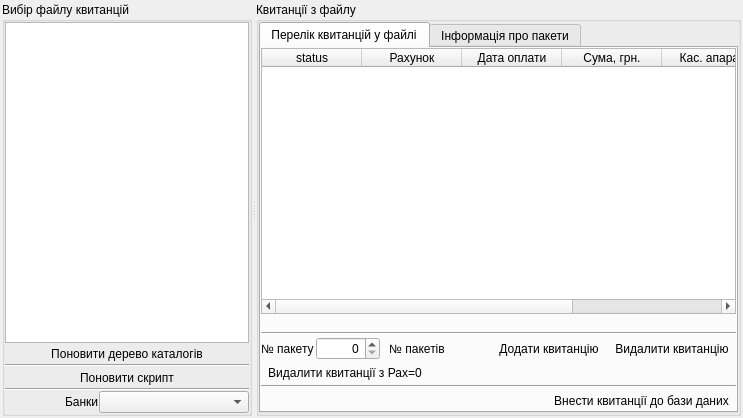
<?xml version="1.0" encoding="UTF-8"?>
<ui version="4.0">
 <class>tke_Form_uni_insert_kvytancii</class>
 <widget class="QWidget" name="tke_Form_uni_insert_kvytancii">
  <property name="geometry">
   <rect>
    <x>0</x>
    <y>0</y>
    <width>743</width>
    <height>418</height>
   </rect>
  </property>
  <property name="windowTitle">
   <string>Втягування квитанцій (універсальна форма)</string>
  </property>
  <property name="windowIcon">
   <iconset resource="tke/tke_rc">
    <normaloff>:/pictures/pictures/cube.png</normaloff>:/pictures/pictures/cube.png</iconset>
  </property>
  <layout class="QVBoxLayout">
   <property name="spacing">
    <number>2</number>
   </property>
   <property name="margin">
    <number>2</number>
   </property>
   <item>
    <widget class="QSplitter" name="splitter">
     <property name="orientation">
      <enum>Qt::Horizontal</enum>
     </property>
     <widget class="QGroupBox" name="groupBox_chooseFile">
      <property name="sizePolicy">
       <sizepolicy hsizetype="Preferred" vsizetype="Preferred">
        <horstretch>3</horstretch>
        <verstretch>0</verstretch>
       </sizepolicy>
      </property>
      <property name="minimumSize">
       <size>
        <width>250</width>
        <height>0</height>
       </size>
      </property>
      <property name="title">
       <string>Вибір файлу квитанцій</string>
      </property>
      <layout class="QVBoxLayout">
       <property name="spacing">
        <number>0</number>
       </property>
       <property name="margin">
        <number>0</number>
       </property>
       <item>
        <widget class="QTreeView" name="treeView_fileMeneger"/>
       </item>
       <item>
        <widget class="QToolButton" name="toolButton_reloadDirTree">
         <property name="sizePolicy">
          <sizepolicy hsizetype="Expanding" vsizetype="Fixed">
           <horstretch>0</horstretch>
           <verstretch>0</verstretch>
          </sizepolicy>
         </property>
         <property name="text">
          <string>Поновити дерево каталогів</string>
         </property>
         <property name="icon">
          <iconset resource="tke/tke_rc">
           <normaloff>:/pictures/pictures/redeal.png</normaloff>:/pictures/pictures/redeal.png</iconset>
         </property>
         <property name="iconSize">
          <size>
           <width>12</width>
           <height>12</height>
          </size>
         </property>
         <property name="toolButtonStyle">
          <enum>Qt::ToolButtonTextBesideIcon</enum>
         </property>
         <property name="autoRaise">
          <bool>true</bool>
         </property>
        </widget>
       </item>
       <item>
        <widget class="Line" name="line_3">
         <property name="orientation">
          <enum>Qt::Horizontal</enum>
         </property>
        </widget>
       </item>
       <item>
        <widget class="QToolButton" name="toolButton_reloadScript">
         <property name="sizePolicy">
          <sizepolicy hsizetype="Expanding" vsizetype="Fixed">
           <horstretch>0</horstretch>
           <verstretch>0</verstretch>
          </sizepolicy>
         </property>
         <property name="text">
          <string>Поновити скрипт</string>
         </property>
         <property name="icon">
          <iconset resource="tke/tke_rc">
           <normaloff>:/pictures/pictures/redeal.png</normaloff>:/pictures/pictures/redeal.png</iconset>
         </property>
         <property name="iconSize">
          <size>
           <width>12</width>
           <height>12</height>
          </size>
         </property>
         <property name="toolButtonStyle">
          <enum>Qt::ToolButtonTextBesideIcon</enum>
         </property>
         <property name="autoRaise">
          <bool>true</bool>
         </property>
        </widget>
       </item>
       <item>
        <widget class="Line" name="line_4">
         <property name="orientation">
          <enum>Qt::Horizontal</enum>
         </property>
        </widget>
       </item>
       <item>
        <layout class="QHBoxLayout">
         <item>
          <spacer>
           <property name="orientation">
            <enum>Qt::Horizontal</enum>
           </property>
           <property name="sizeHint" stdset="0">
            <size>
             <width>40</width>
             <height>20</height>
            </size>
           </property>
          </spacer>
         </item>
         <item>
          <widget class="QLabel" name="label_banky">
           <property name="text">
            <string>Банки</string>
           </property>
          </widget>
         </item>
         <item>
          <widget class="QComboBox" name="comboBox_vybirBanku">
           <property name="minimumSize">
            <size>
             <width>150</width>
             <height>0</height>
            </size>
           </property>
          </widget>
         </item>
        </layout>
       </item>
      </layout>
     </widget>
     <widget class="QGroupBox" name="groupBox_kvyt">
      <property name="sizePolicy">
       <sizepolicy hsizetype="Preferred" vsizetype="Preferred">
        <horstretch>5</horstretch>
        <verstretch>0</verstretch>
       </sizepolicy>
      </property>
      <property name="title">
       <string>Квитанції з файлу</string>
      </property>
      <layout class="QVBoxLayout">
       <property name="spacing">
        <number>2</number>
       </property>
       <property name="margin">
        <number>0</number>
       </property>
       <item>
        <widget class="QTabWidget" name="tabWidget_kvyt">
         <property name="currentIndex">
          <number>0</number>
         </property>
         <widget class="QWidget" name="tab_kvyt">
          <attribute name="title">
           <string>Перелік квитанцій у файлі</string>
          </attribute>
          <layout class="QVBoxLayout">
           <property name="spacing">
            <number>2</number>
           </property>
           <property name="margin">
            <number>0</number>
           </property>
           <item>
            <widget class="QTableWidget" name="tableWidget_kvytancii">
             <property name="sizePolicy">
              <sizepolicy hsizetype="Expanding" vsizetype="Expanding">
               <horstretch>0</horstretch>
               <verstretch>0</verstretch>
              </sizepolicy>
             </property>
             <property name="sizeIncrement">
              <size>
               <width>50</width>
               <height>0</height>
              </size>
             </property>
             <property name="selectionMode">
              <enum>QAbstractItemView::SingleSelection</enum>
             </property>
             <property name="selectionBehavior">
              <enum>QAbstractItemView::SelectRows</enum>
             </property>
             <column>
              <property name="text">
               <string>status</string>
              </property>
             </column>
             <column>
              <property name="text">
               <string>Рахунок</string>
              </property>
             </column>
             <column>
              <property name="text">
               <string>Дата оплати</string>
              </property>
             </column>
             <column>
              <property name="text">
               <string>Сума, грн.</string>
              </property>
             </column>
             <column>
              <property name="text">
               <string>Кас. апарат</string>
              </property>
             </column>
             <column>
              <property name="text">
               <string>№ пакету</string>
              </property>
             </column>
            </widget>
           </item>
           <item>
            <widget class="QLabel" name="label_KvytSum">
             <property name="text">
              <string/>
             </property>
            </widget>
           </item>
           <item>
            <widget class="Line" name="line">
             <property name="orientation">
              <enum>Qt::Horizontal</enum>
             </property>
            </widget>
           </item>
           <item>
            <layout class="QHBoxLayout">
             <property name="spacing">
              <number>2</number>
             </property>
             <item>
              <widget class="QLabel" name="label_packNumber">
               <property name="text">
                <string>№ пакету</string>
               </property>
              </widget>
             </item>
             <item>
              <widget class="QSpinBox" name="spinBox_packNumber">
               <property name="minimumSize">
                <size>
                 <width>60</width>
                 <height>0</height>
                </size>
               </property>
               <property name="alignment">
                <set>Qt::AlignRight|Qt::AlignTrailing|Qt::AlignVCenter</set>
               </property>
               <property name="maximum">
                <number>100000</number>
               </property>
              </widget>
             </item>
             <item>
              <widget class="QToolButton" name="toolButton_setPackNumbers">
               <property name="text">
                <string>№ пакетів</string>
               </property>
               <property name="icon">
                <iconset resource="tke/tke_rc">
                 <normaloff>:/pictures/pictures/editors_section.png</normaloff>:/pictures/pictures/editors_section.png</iconset>
               </property>
               <property name="iconSize">
                <size>
                 <width>12</width>
                 <height>12</height>
                </size>
               </property>
               <property name="toolButtonStyle">
                <enum>Qt::ToolButtonTextBesideIcon</enum>
               </property>
               <property name="autoRaise">
                <bool>true</bool>
               </property>
              </widget>
             </item>
             <item>
              <spacer>
               <property name="orientation">
                <enum>Qt::Horizontal</enum>
               </property>
               <property name="sizeHint" stdset="0">
                <size>
                 <width>40</width>
                 <height>20</height>
                </size>
               </property>
              </spacer>
             </item>
             <item>
              <widget class="QToolButton" name="toolButton_addKvyt">
               <property name="text">
                <string>Додати квитанцію</string>
               </property>
               <property name="icon">
                <iconset resource="tke/tke_rc">
                 <normaloff>:/pictures/pictures/greplus.png</normaloff>:/pictures/pictures/greplus.png</iconset>
               </property>
               <property name="iconSize">
                <size>
                 <width>12</width>
                 <height>12</height>
                </size>
               </property>
               <property name="toolButtonStyle">
                <enum>Qt::ToolButtonTextBesideIcon</enum>
               </property>
               <property name="autoRaise">
                <bool>true</bool>
               </property>
              </widget>
             </item>
             <item>
              <widget class="QToolButton" name="toolButton_dellKvyt">
               <property name="text">
                <string>Видалити квитанцію</string>
               </property>
               <property name="icon">
                <iconset resource="tke/tke_rc">
                 <normaloff>:/pictures/pictures/redminus.png</normaloff>:/pictures/pictures/redminus.png</iconset>
               </property>
               <property name="iconSize">
                <size>
                 <width>12</width>
                 <height>12</height>
                </size>
               </property>
               <property name="toolButtonStyle">
                <enum>Qt::ToolButtonTextBesideIcon</enum>
               </property>
               <property name="autoRaise">
                <bool>true</bool>
               </property>
              </widget>
             </item>
            </layout>
           </item>
           <item>
            <layout class="QHBoxLayout" name="horizontalLayout">
             <item>
              <widget class="QToolButton" name="toolButton_deleteNulRahKvyt">
               <property name="text">
                <string>Видалити квитанції з Рах=0</string>
               </property>
               <property name="icon">
                <iconset resource="tke/tke_rc">
                 <normaloff>:/pictures/pictures/redminus.png</normaloff>:/pictures/pictures/redminus.png</iconset>
               </property>
               <property name="iconSize">
                <size>
                 <width>12</width>
                 <height>12</height>
                </size>
               </property>
               <property name="toolButtonStyle">
                <enum>Qt::ToolButtonTextBesideIcon</enum>
               </property>
               <property name="autoRaise">
                <bool>true</bool>
               </property>
              </widget>
             </item>
             <item>
              <spacer name="horizontalSpacer_2">
               <property name="orientation">
                <enum>Qt::Horizontal</enum>
               </property>
               <property name="sizeHint" stdset="0">
                <size>
                 <width>40</width>
                 <height>20</height>
                </size>
               </property>
              </spacer>
             </item>
            </layout>
           </item>
           <item>
            <widget class="Line" name="line_2">
             <property name="orientation">
              <enum>Qt::Horizontal</enum>
             </property>
            </widget>
           </item>
           <item>
            <layout class="QHBoxLayout">
             <property name="spacing">
              <number>2</number>
             </property>
             <item>
              <spacer>
               <property name="orientation">
                <enum>Qt::Horizontal</enum>
               </property>
               <property name="sizeHint" stdset="0">
                <size>
                 <width>40</width>
                 <height>20</height>
                </size>
               </property>
              </spacer>
             </item>
             <item>
              <widget class="QToolButton" name="toolButton_insertKvytToDB">
               <property name="text">
                <string>Внести квитанції до бази даних</string>
               </property>
               <property name="icon">
                <iconset resource="tke/tke_rc">
                 <normaloff>:/pictures/pictures/ark.png</normaloff>:/pictures/pictures/ark.png</iconset>
               </property>
               <property name="iconSize">
                <size>
                 <width>12</width>
                 <height>12</height>
                </size>
               </property>
               <property name="toolButtonStyle">
                <enum>Qt::ToolButtonTextBesideIcon</enum>
               </property>
               <property name="autoRaise">
                <bool>true</bool>
               </property>
              </widget>
             </item>
            </layout>
           </item>
          </layout>
         </widget>
         <widget class="QWidget" name="tab_packInfo">
          <attribute name="title">
           <string>Інформація про пакети</string>
          </attribute>
          <layout class="QVBoxLayout">
           <property name="spacing">
            <number>2</number>
           </property>
           <property name="margin">
            <number>0</number>
           </property>
           <item>
            <widget class="QTextEdit" name="textEdit_packInfo"/>
           </item>
           <item>
            <layout class="QHBoxLayout">
             <property name="spacing">
              <number>2</number>
             </property>
             <item>
              <spacer>
               <property name="orientation">
                <enum>Qt::Horizontal</enum>
               </property>
               <property name="sizeHint" stdset="0">
                <size>
                 <width>40</width>
                 <height>20</height>
                </size>
               </property>
              </spacer>
             </item>
             <item>
              <widget class="QToolButton" name="toolButton_print">
               <property name="minimumSize">
                <size>
                 <width>100</width>
                 <height>0</height>
                </size>
               </property>
               <property name="text">
                <string>Друк</string>
               </property>
               <property name="icon">
                <iconset resource="tke/tke_rc">
                 <normaloff>:/pictures/pictures/printer_default.png</normaloff>:/pictures/pictures/printer_default.png</iconset>
               </property>
               <property name="iconSize">
                <size>
                 <width>12</width>
                 <height>12</height>
                </size>
               </property>
               <property name="toolButtonStyle">
                <enum>Qt::ToolButtonTextBesideIcon</enum>
               </property>
               <property name="autoRaise">
                <bool>true</bool>
               </property>
              </widget>
             </item>
             <item>
              <widget class="QToolButton" name="toolButton_printOn">
               <property name="minimumSize">
                <size>
                 <width>100</width>
                 <height>0</height>
                </size>
               </property>
               <property name="text">
                <string>Друк на ...</string>
               </property>
               <property name="icon">
                <iconset resource="tke/tke_rc">
                 <normaloff>:/pictures/pictures/printer_conf.png</normaloff>:/pictures/pictures/printer_conf.png</iconset>
               </property>
               <property name="iconSize">
                <size>
                 <width>12</width>
                 <height>12</height>
                </size>
               </property>
               <property name="toolButtonStyle">
                <enum>Qt::ToolButtonTextBesideIcon</enum>
               </property>
               <property name="autoRaise">
                <bool>true</bool>
               </property>
              </widget>
             </item>
            </layout>
           </item>
          </layout>
         </widget>
        </widget>
       </item>
      </layout>
     </widget>
    </widget>
   </item>
  </layout>
 </widget>
 <resources>
  <include location="tke/tke_rc"/>
 </resources>
 <connections/>
</ui>
